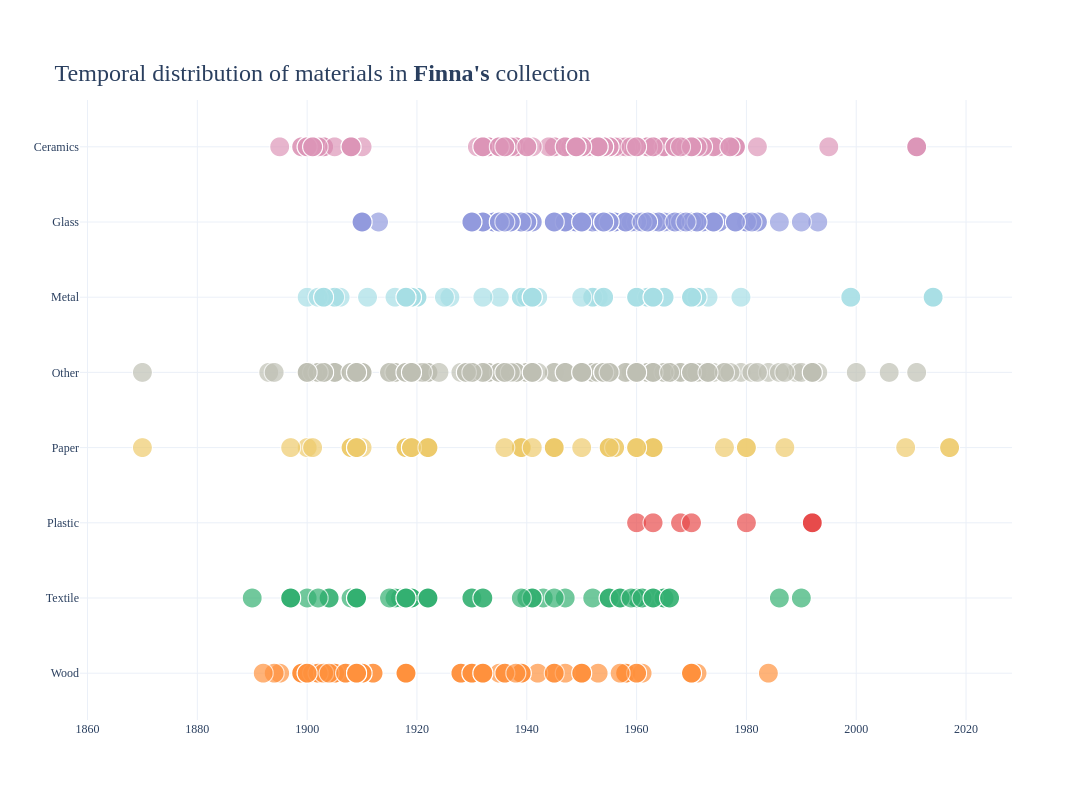

Notebook cell for this chart:
### Code cell
plot = get_plot(chart_type='scatter', title=f"<br>Temporal distribution of materials in <b>Finna's</b> collection",
                data=all_works.query("Source == 'Finna'").sort_values('Medium'), x='Year', y='Medium', group="Medium",
                color_dict=colors_of_materials)

plot.show()

### Figure 1 — Plotly figure (JSON) as saved in the notebook; plotly's stock layout.template omitted (floating-point values rounded to 4 significant figures; data arrays with more than 128 entries replaced by an {"elided": "..."} marker saying what was removed)
{"data": [{"hoverinfo": "skip", "legendgroup": "Ceramics", "marker": {"color": "#DC95B7", "size": {"elided": "405 int values"}, "sizemode": "area", "sizeref": 0.025, "symbol": "circle"}, "mode": "markers", "name": "Ceramics", "showlegend": true, "type": "scattergl", "x": {"elided": "405 float values"}, "xaxis": "x", "y": {"elided": "405 str values"}, "yaxis": "y"}, {"hoverinfo": "skip", "legendgroup": "Glass", "marker": {"color": "#929ADD", "size": {"elided": "380 int values"}, "sizemode": "area", "sizeref": 0.025, "symbol": "circle"}, "mode": "markers", "name": "Glass", "showlegend": true, "type": "scattergl", "x": {"elided": "380 float values"}, "xaxis": "x", "y": {"elided": "380 str values"}, "yaxis": "y"}, {"hoverinfo": "skip", "legendgroup": "Metal", "marker": {"color": "#A6DEE4", "size": [10, 10, 10, 10, 10, 10, 10, 10, 10, 10, 10, 10, 10, 10, 10, 10, 10, 10, 10, 10, 10, 10, 10, 10, 10, 10, 10, 10, 10, 10, 10, 10, 10, 10, 10, 10, 10, 10, 10, 10, 10, 10, 10, 10, 10, 10, 10, 10, 10, 10, 10, 10, 10, 10, 10, 10, 10, 10, 10, 10, 10, 10, 10, 10, 10, 10, 10, 10, 10, 10, 10, 10, 10, 10, 10, 10, 10, 10, 10, 10, 10, 10, 10, 10, 10, 10, 10, 10, 10, 10, 10, 10, 10, 10, 10, 10], "sizemode": "area", "sizeref": 0.025, "symbol": "circle"}, "mode": "markers", "name": "Metal", "showlegend": true, "type": "scattergl", "x": [1973.0, 1953.0, 1971.0, 1970.0, 1919.0, 1905.0, 1919.0, 1965.0, 1919.0, 1906.0, 1962.0, 1979.0, 1919.0, 1963.0, 1952.0, 1952.0, 1970.0, 1971.0, 1960.0, 1962.0, 1970.0, 1960.0, 1970.0, 1965.0, 1919.0, 1954.0, 1960.0, 1939.0, 1919.0, 1940.0, 1941.0, 1919.0, 1919.0, 1919.0, 1940.0, 1941.0, 1940.0, 1941.0, 1918.0, 1918.0, 1940.0, 1900.0, 1919.0, 1939.0, 1926.0, 1925.0, 1920.0, 1920.0, 1920.0, 1919.0, 1941.0, 1919.0, 1935.0, 1919.0, 1919.0, 1919.0, 1919.0, 1919.0, 1919.0, 2014.0, 1918.0, 1918.0, 1963.0, 1916.0, 1903.0, 1911.0, 1903.0, 1903.0, 1941.0, 1963.0, 1950.0, 1905.0, 1954.0, 1963.0, 1942.0, 1999.0, 1963.0, 2014.0, 1918.0, 1941.0, 1918.0, 1941.0, 1918.0, 1918.0, 2014.0, 1902.0, 1903.0, 1999.0, 1918.0, 1941.0, 1941.0, 1941.0, 1918.0, 1903.0, 1918.0, 1932.0], "xaxis": "x", "y": ["Metal", "Metal", "Metal", "Metal", "Metal", "Metal", "Metal", "Metal", "Metal", "Metal", "Metal", "Metal", "Metal", "Metal", "Metal", "Metal", "Metal", "Metal", "Metal", "Metal", "Metal", "Metal", "Metal", "Metal", "Metal", "Metal", "Metal", "Metal", "Metal", "Metal", "Metal", "Metal", "Metal", "Metal", "Metal", "Metal", "Metal", "Metal", "Metal", "Metal", "Metal", "Metal", "Metal", "Metal", "Metal", "Metal", "Metal", "Metal", "Metal", "Metal", "Metal", "Metal", "Metal", "Metal", "Metal", "Metal", "Metal", "Metal", "Metal", "Metal", "Metal", "Metal", "Metal", "Metal", "Metal", "Metal", "Metal", "Metal", "Metal", "Metal", "Metal", "Metal", "Metal", "Metal", "Metal", "Metal", "Metal", "Metal", "Metal", "Metal", "Metal", "Metal", "Metal", "Metal", "Metal", "Metal", "Metal", "Metal", "Metal", "Metal", "Metal", "Metal", "Metal", "Metal", "Metal", "Metal"], "yaxis": "y"}, {"hoverinfo": "skip", "legendgroup": "Other", "marker": {"color": "#BEBFB3", "size": {"elided": "275 int values"}, "sizemode": "area", "sizeref": 0.025, "symbol": "circle"}, "mode": "markers", "name": "Other", "showlegend": true, "type": "scattergl", "x": {"elided": "275 float values"}, "xaxis": "x", "y": {"elided": "275 str values"}, "yaxis": "y"}, {"hoverinfo": "skip", "legendgroup": "Paper", "marker": {"color": "#EDCA6B", "size": {"elided": "215 int values"}, "sizemode": "area", "sizeref": 0.025, "symbol": "circle"}, "mode": "markers", "name": "Paper", "showlegend": true, "type": "scattergl", "x": {"elided": "215 float values"}, "xaxis": "x", "y": {"elided": "215 str values"}, "yaxis": "y"}, {"hoverinfo": "skip", "legendgroup": "Plastic", "marker": {"color": "#E74B4B", "size": [10, 10, 10, 10, 10, 10, 10, 10, 10, 10, 10, 10, 10, 10, 10, 10, 10], "sizemode": "area", "sizeref": 0.025, "symbol": "circle"}, "mode": "markers", "name": "Plastic", "showlegend": true, "type": "scattergl", "x": [1992.0, 1980.0, 1992.0, 1992.0, 1992.0, 1992.0, 1992.0, 1992.0, 1992.0, 1992.0, 1992.0, 1968.0, 1992.0, 1992.0, 1970.0, 1960.0, 1963.0], "xaxis": "x", "y": ["Plastic", "Plastic", "Plastic", "Plastic", "Plastic", "Plastic", "Plastic", "Plastic", "Plastic", "Plastic", "Plastic", "Plastic", "Plastic", "Plastic", "Plastic", "Plastic", "Plastic"], "yaxis": "y"}, {"hoverinfo": "skip", "legendgroup": "Textile", "marker": {"color": "#33B071", "size": [10, 10, 10, 10, 10, 10, 10, 10, 10, 10, 10, 10, 10, 10, 10, 10, 10, 10, 10, 10, 10, 10, 10, 10, 10, 10, 10, 10, 10, 10, 10, 10, 10, 10, 10, 10, 10, 10, 10, 10, 10, 10, 10, 10, 10, 10, 10, 10, 10, 10, 10, 10, 10, 10, 10, 10, 10, 10, 10, 10, 10, 10, 10, 10, 10, 10, 10, 10, 10, 10, 10, 10, 10, 10, 10, 10, 10, 10, 10, 10, 10, 10, 10, 10, 10, 10, 10, 10, 10, 10, 10], "sizemode": "area", "sizeref": 0.025, "symbol": "circle"}, "mode": "markers", "name": "Textile", "showlegend": true, "type": "scattergl", "x": [1961.0, 1960.0, 1960.0, 1960.0, 1960.0, 1947.0, 1943.0, 1957.0, 1930.0, 1922.0, 1918.0, 1909.0, 1919.0, 1919.0, 1919.0, 1919.0, 1960.0, 1965.0, 1917.0, 1963.0, 1918.0, 1940.0, 1909.0, 1952.0, 1955.0, 1955.0, 1918.0, 1955.0, 1957.0, 1957.0, 1930.0, 1918.0, 1965.0, 1918.0, 1965.0, 1919.0, 1917.0, 1959.0, 1961.0, 1963.0, 1986.0, 1918.0, 1941.0, 1918.0, 1916.0, 1915.0, 1909.0, 1909.0, 1900.0, 1897.0, 1904.0, 1904.0, 1890.0, 1908.0, 1909.0, 1990.0, 1922.0, 1945.0, 1922.0, 1909.0, 1909.0, 1909.0, 1909.0, 1922.0, 1918.0, 1918.0, 1918.0, 1909.0, 1963.0, 1941.0, 1941.0, 1897.0, 1897.0, 1897.0, 1966.0, 1897.0, 1939.0, 1909.0, 1922.0, 1932.0, 1909.0, 1918.0, 1932.0, 1918.0, 1918.0, 1902.0, 1918.0, 1918.0, 1909.0, 1909.0, 1966.0], "xaxis": "x", "y": ["Textile", "Textile", "Textile", "Textile", "Textile", "Textile", "Textile", "Textile", "Textile", "Textile", "Textile", "Textile", "Textile", "Textile", "Textile", "Textile", "Textile", "Textile", "Textile", "Textile", "Textile", "Textile", "Textile", "Textile", "Textile", "Textile", "Textile", "Textile", "Textile", "Textile", "Textile", "Textile", "Textile", "Textile", "Textile", "Textile", "Textile", "Textile", "Textile", "Textile", "Textile", "Textile", "Textile", "Textile", "Textile", "Textile", "Textile", "Textile", "Textile", "Textile", "Textile", "Textile", "Textile", "Textile", "Textile", "Textile", "Textile", "Textile", "Textile", "Textile", "Textile", "Textile", "Textile", "Textile", "Textile", "Textile", "Textile", "Textile", "Textile", "Textile", "Textile", "Textile", "Textile", "Textile", "Textile", "Textile", "Textile", "Textile", "Textile", "Textile", "Textile", "Textile", "Textile", "Textile", "Textile", "Textile", "Textile", "Textile", "Textile", "Textile", "Textile"], "yaxis": "y"}, {"hoverinfo": "skip", "legendgroup": "Wood", "marker": {"color": "#ff913d", "size": {"elided": "181 int values"}, "sizemode": "area", "sizeref": 0.025, "symbol": "circle"}, "mode": "markers", "name": "Wood", "showlegend": true, "type": "scattergl", "x": {"elided": "181 float values"}, "xaxis": "x", "y": {"elided": "181 str values"}, "yaxis": "y"}], "layout": {"coloraxis": {"showscale": false}, "font": {"family": "Futura"}, "height": 800, "legend": {"itemsizing": "constant", "title": {"text": "Medium"}, "tracegroupgap": 0}, "paper_bgcolor": "#FFFFFF", "plot_bgcolor": "#FFFFFF", "showlegend": false, "title": {"font": {"size": 24}, "text": "<br>Temporal distribution of materials in <b>Finna's</b> collection"}, "width": 1200, "xaxis": {"anchor": "y", "domain": [0, 1], "title": {}}, "yaxis": {"anchor": "x", "categoryarray": ["Wood", "Textile", "Plastic", "Paper", "Other", "Metal", "Glass", "Ceramics"], "categoryorder": "array", "domain": [0, 1], "title": {}}}}
